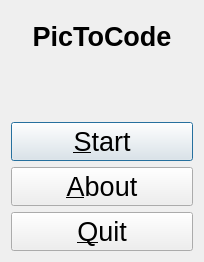
<?xml version="1.0" encoding="UTF-8"?>
<ui version="4.0">
 <class>QtPicToCodeMenuDialog</class>
 <widget class="QDialog" name="QtPicToCodeMenuDialog">
  <property name="geometry">
   <rect>
    <x>0</x>
    <y>0</y>
    <width>204</width>
    <height>262</height>
   </rect>
  </property>
  <property name="font">
   <font>
    <pointsize>20</pointsize>
   </font>
  </property>
  <property name="windowTitle">
   <string>PicToCode</string>
  </property>
  <property name="windowIcon">
   <iconset>
    <normaloff>:/images/R.png</normaloff>:/images/R.png</iconset>
  </property>
  <layout class="QGridLayout" name="gridLayout">
   <item row="0" column="0" colspan="5">
    <widget class="QLabel" name="label_title">
     <property name="font">
      <font>
       <weight>75</weight>
       <bold>true</bold>
      </font>
     </property>
     <property name="text">
      <string>PicToCode</string>
     </property>
     <property name="alignment">
      <set>Qt::AlignCenter</set>
     </property>
    </widget>
   </item>
   <item row="1" column="0">
    <widget class="QLabel" name="label_nds">
     <property name="text">
      <string/>
     </property>
     <property name="pixmap">
      <pixmap resource="PicToCode.qrc">:/p2c/images/PicNds14x14.png</pixmap>
     </property>
    </widget>
   </item>
   <item row="1" column="1">
    <widget class="QLabel" name="label_qt">
     <property name="text">
      <string/>
     </property>
     <property name="pixmap">
      <pixmap resource="PicToCode.qrc">:/p2c/images/PicQt14x14.png</pixmap>
     </property>
    </widget>
   </item>
   <item row="1" column="4">
    <spacer name="horizontalSpacer">
     <property name="orientation">
      <enum>Qt::Horizontal</enum>
     </property>
     <property name="sizeHint" stdset="0">
      <size>
       <width>40</width>
       <height>20</height>
      </size>
     </property>
    </spacer>
   </item>
   <item row="2" column="0" colspan="5">
    <widget class="QPushButton" name="button_start">
     <property name="text">
      <string>&amp;Start</string>
     </property>
    </widget>
   </item>
   <item row="3" column="0" colspan="5">
    <widget class="QPushButton" name="button_about">
     <property name="text">
      <string>&amp;About</string>
     </property>
    </widget>
   </item>
   <item row="4" column="0" colspan="5">
    <widget class="QPushButton" name="button_quit">
     <property name="text">
      <string>&amp;Quit</string>
     </property>
    </widget>
   </item>
   <item row="1" column="2">
    <widget class="QLabel" name="label_to">
     <property name="text">
      <string/>
     </property>
     <property name="pixmap">
      <pixmap resource="PicToCode.qrc">:/p2c/images/PicTo14x14.png</pixmap>
     </property>
    </widget>
   </item>
   <item row="1" column="3">
    <widget class="QLabel" name="label_stl">
     <property name="text">
      <string/>
     </property>
     <property name="pixmap">
      <pixmap resource="PicToCode.qrc">:/p2c/images/PicStl14x14.png</pixmap>
     </property>
    </widget>
   </item>
  </layout>
 </widget>
 <resources>
  <include location="PicToCode.qrc"/>
 </resources>
 <connections/>
</ui>
